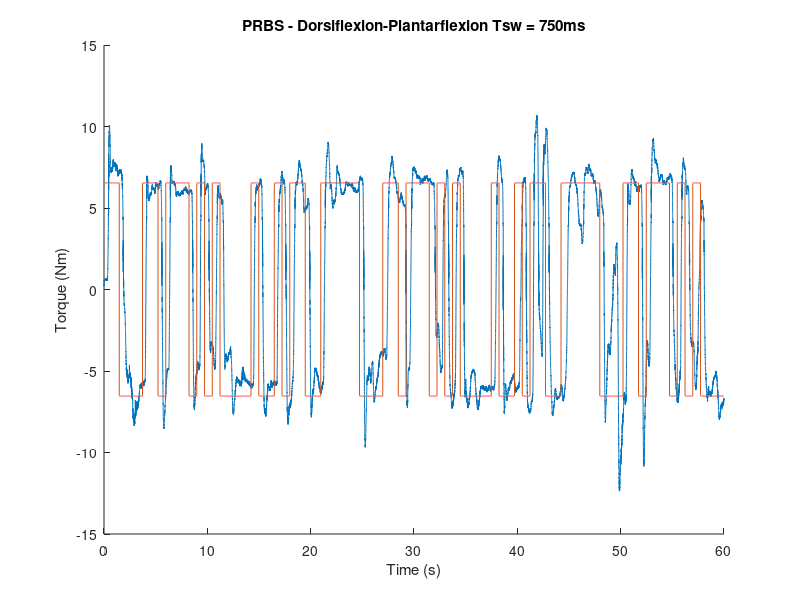

Here is the MATLAB script that generated this plot:
%% import data
mvcpfdata = load('Patient56_MVC_PF.txt');
mvcdfdata = load('Patient56_MVC_DF.txt');

vrdata = load('PatNo56_VR_AnklePosNeutral_DFPF_Trial8.txt');

% initialize constants
serial2NmBipolar = 125/2048*4.448*.15;
serial2NmUnipolar = 0;
percentmvc = 0.20;
%%
refchan = 2;
measchan = 1;

mvcpfmeas = mvcpfdata(:,measchan);
mvcdfmeas = mvcdfdata(:,measchan);

% rest1         0 - 5s
% mvc1          5 - 10s 
% rest2         10 - 25s
% mvc2          25 - 30s
% rest3         30 - 45s
% mvc3          45 - 50s

%split into sections --- Plantarflexion
mvcpf3 = mvcpfmeas(end-5000: end);
restpf3 = mvcpfmeas(end-20000: end - 5000);
mvcpf2 = mvcpfmeas(end - 25000: end - 20000);
restpf2 = mvcpfmeas(end - 40000: end - 25000);
mvcpf1 = mvcpfmeas(end - 45000: end - 40000);
restpf1 = mvcpfmeas(1: end - 45000);

% cut off ends of data
mvcpf3 = mvcpf3(500: end-500);
mvcpf2 = mvcpf2(500: end-500);
mvcpf1 = mvcpf1(500: end-500);
restpf3 = restpf3(500:end-500);
restpf2 = restpf2(500:end-500);
restpf1 = restpf1(500:end-500);

zero3 = mean(restpf3);
zero2 = mean(restpf2);
zero1 = mean(restpf1);
mvcpf3val = min(mvcpf3) - zero3;
mvcpf2val = min(mvcpf2) - zero2;
mvcpf1val = min(mvcpf1) - zero1;


%split into sections --- Dorsiflexion
mvcdf3 = mvcdfmeas(end-5000: end);
restdf3 = mvcdfmeas(end-20000: end - 5000);
mvcdf2 = mvcdfmeas(end - 25000: end - 20000);
restdf2 = mvcdfmeas(end - 40000: end - 25000);
mvcdf1 = mvcdfmeas(end - 45000: end - 40000);
restdf1 = mvcdfmeas(1: end - 45000);

% cut off ends of data
mvcdf3 = mvcdf3(500: end-500);
mvcdf2 = mvcdf2(500: end-500);
mvcdf1 = mvcdf1(500: end-500);
restdf3 = restdf3(500:end-500);
restdf2 = restdf2(500:end-500);
restdf1 = restdf1(500:end-500);

zero3 = mean(restdf3);
zero2 = mean(restdf2);
zero1 = mean(restdf1);
mvcdf3val = max(mvcdf3) - zero3;
mvcdf2val = max(mvcdf2) - zero2;
mvcdf1val = max(mvcdf1) - zero1;

% mvc values
mvcpfval = min([mvcpf3val, mvcpf2val, mvcpf1val])*serial2NmBipolar;
mvcdfval = max([mvcdf3val, mvcdf2val, mvcdf1val])*serial2NmBipolar;

%% Voluntary Reflex Analysis
[rows,cols] = size(vrdata);
vrtrialdata = vrdata(rows-60000:rows, 1:cols);
vrrestdata = vrdata(1:rows-60000, 1:cols);

% calculate zero
vrrestmeas = vrrestdata(:,measchan);
vrzero = mean(vrrestmeas);

% get trial data
vrtrialref = vrtrialdata(:,refchan);
vrtrialmeas = (vrtrialdata(:, measchan) - vrzero)*serial2NmBipolar;

% dorsi-plantarflexion trial
dfpfmvc = mean([abs(mvcdfval),abs(mvcpfval)]);

% PRBS signal so "filter" it
vrtrialreffiltered = zeros(size(vrtrialref));
for i = 1:length(vrtrialref)
    if vrtrialref(i) < 2048
        vrtrialreffiltered(i) = -percentmvc*dfpfmvc;
    else
        vrtrialreffiltered(i) = percentmvc*dfpfmvc;
    end
end

t = [0:length(vrtrialmeas)-1]*0.001;

figure(1)
hold on
plot(t, vrtrialmeas);
plot(t, vrtrialreffiltered);
title('PRBS - Dorsiflexion-Plantarflexion Tsw = 750ms');
xlabel('Time (s)');
ylabel('Torque (Nm)');
hold off

%%
vrmeascropped = vrtrialmeas(2500:end);
vrrefcropped = vrtrialreffiltered(2500:end);






